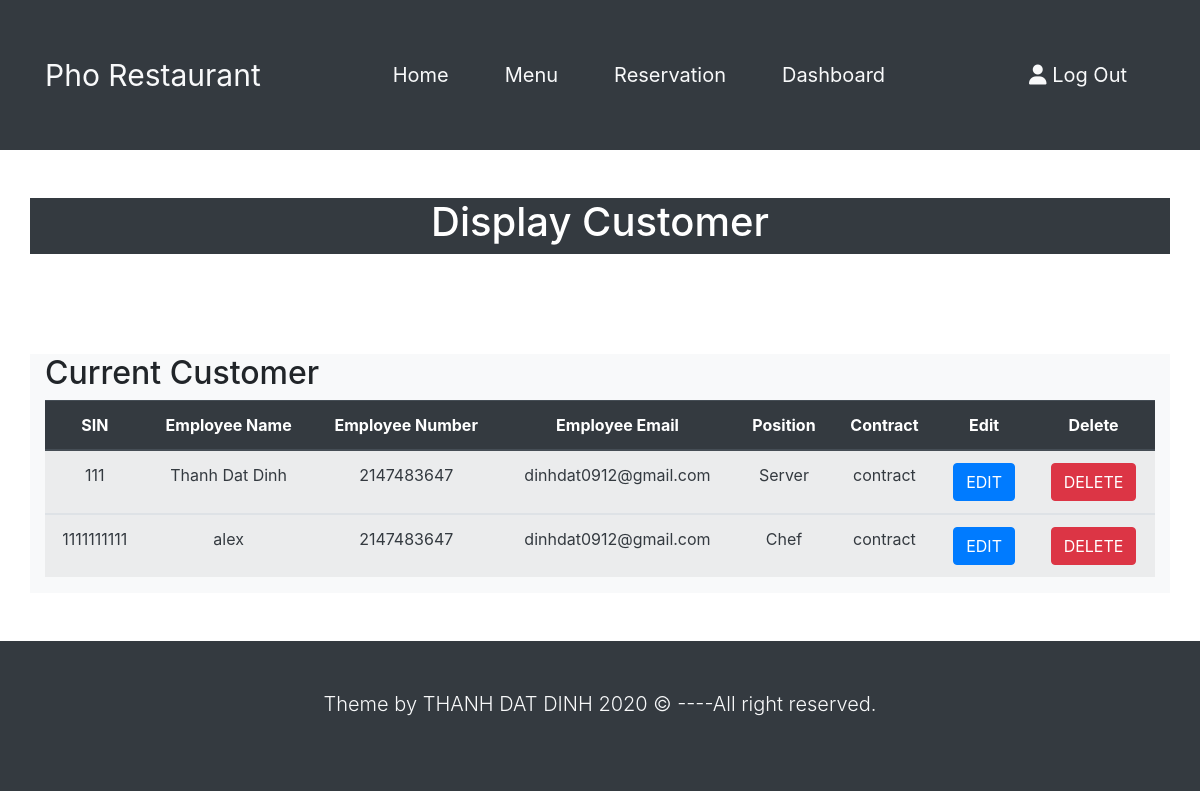
/displayCustomer.php, run on the app's committed database.
### tables this page shows
CREATE TABLE `employee` (
  `SIN` int(10) NOT NULL,
  `EName` varchar(50) NOT NULL,
  `ENumber` int(11) NOT NULL,
  `EEmail` varchar(50) NOT NULL,
  `Position` varchar(50) NOT NULL,
  `Contract` varchar(50) NOT NULL
);

### displayCustomer.php (the view, shortened to what this page needs)
<!DOCTYPE html>
<html lang="en">
<head>
    <link rel="stylesheet" href="https://cdn.jsdelivr.net/npm/bootstrap@4.5.3/dist/css/bootstrap.min.css">
    <link rel="stylesheet" href="css/style.css">
</head>
<body >
    <nav class="navbar navbar-expand-lg navbar-dark bg-dark">
        <div class="container" >
            <a href="home.php" class="navbar-brand text-light">Pho Restaurant</a>
            <div class="collapse navbar-collapse" id="navbarcollapseCMS">
                <ul class="navbar-nav m-auto">
                    <li class="nav-item">
                        <a href="home.php" class="nav-link text-light">Home</a>
                    </li>
                    <li class="nav-item">
                        <a href="menu.php" class="nav-link text-light">Menu</a>
                    </li>
                    <li class="nav-item">
                        <a href="reservation.php" class="nav-link text-light">Reservation</a>
                    </li>
                    <li class="nav-item">
                        <a href="adminDashboard.php" class="nav-link text-light">Dashboard</a>
                    </li>
                </ul>
                <ul class="navbar-nav">
                    <li class="nav-item">
                        <a href="login.php" class="nav-link text-light"><i class="fas fa-user"></i> Log Out</a>
                    </li>
                </ul>
            </div>
        </div>
    </nav>
    <header >
        <div class="container bg-dark text-white py-0 mt-5">
            <div class="row">
                <div class="col-lg-12 text-center">
                    <h1>Display Customer</h1>
                </div>
            </div>
        </div>
    </header>
    <main>
        <section class="container mb-5 bg-light align-items-center" style="min-height:10px;">
            <div class="row">
                <div class="col-lg-12">
                    <h2>Current Customer</h2>
                    <table class="table table-striped text-center  table-hover">
                        <thead class="thead-dark">
                            <tr>
                                <th>SIN</th>
                                <th>Employee Name</th>
                                <th>Employee Number</th>
                                <th>Employee Email</th>
                                <th>Position</th>
                                <th>Contract</th>
                                <th>Edit</th>
                                <th>Delete</th>
                            </tr>
                        </thead>
                        <?php
                            global $ConnectingDB;
                            $sql = "SELECT * FROM employee";
                            $stmt = $ConnectingDB->query($sql);
                            while($dataRows=$stmt->fetch()){
                                $SIN = $dataRows["SIN"];
                                $EName = $dataRows["EName"];
                                $ENumber = $dataRows["ENumber"];
                                $EEmail = $dataRows["EEmail"];
                                $Position = $dataRows["Position"];
                                $Contract = $dataRows["Contract"];
                        ?>
                        <tbody class="tbody table-striped  text-dark">
                            <tr>
                                <td><?php echo $SIN;?> </td>
                                <td><?php echo $EName;?></td>
                                <td><?php echo $ENumber;?></td>
                                <td><?php echo $EEmail;?></td>
                                <td><?php echo $Position;?></td>
                                <td><?php echo $Contract;?></td>
                                <td><a href="editEmployee.php?SIN=<?php echo $SIN;?>" class="btn btn-primary">EDIT</a></td>
                                <td><a href="deleteEmployee.php?SIN=<?php echo $SIN;?>" class="btn btn-danger">DELETE</a></td>
                            </tr>
                        </tbody>
                            <?php };?>
                    </table>
                </div>
            </div>
        </section>
    </main>
    <footer class="text-light mt-3 bg-dark">
        <div class="container">
            <div class="row align-items-center">
                <div class="col text-center align-middle">
                    <p class="lead mt-5">Theme by THANH DAT DINH <span id="year"></span> &copy; ----All right reserved.</p>
                </div>
            </div>
        </div>
    </footer>
</body>
</html>

### css/style.css (style rules this page uses)
.nav-link { font-size: 20px; margin:0 20px; }
.navbar-brand { font-size: 30px;; }
.navbar { min-height: 150px; }
main .container { min-height: 600px; margin-top: 100px; }
body footer { min-height:150px; font-size: 30px; font-weight: bold; }

### data on the page
employee: SIN "111", EName "Thanh Dat Dinh", ENumber "2147483647", EEmail "dinhdat0912@gmail.com", Position "Server", Contract "contract"
employee: SIN "1111111111", EName "alex", ENumber "2147483647", EEmail "dinhdat0912@gmail.com", Position "Chef", Contract "contract"
